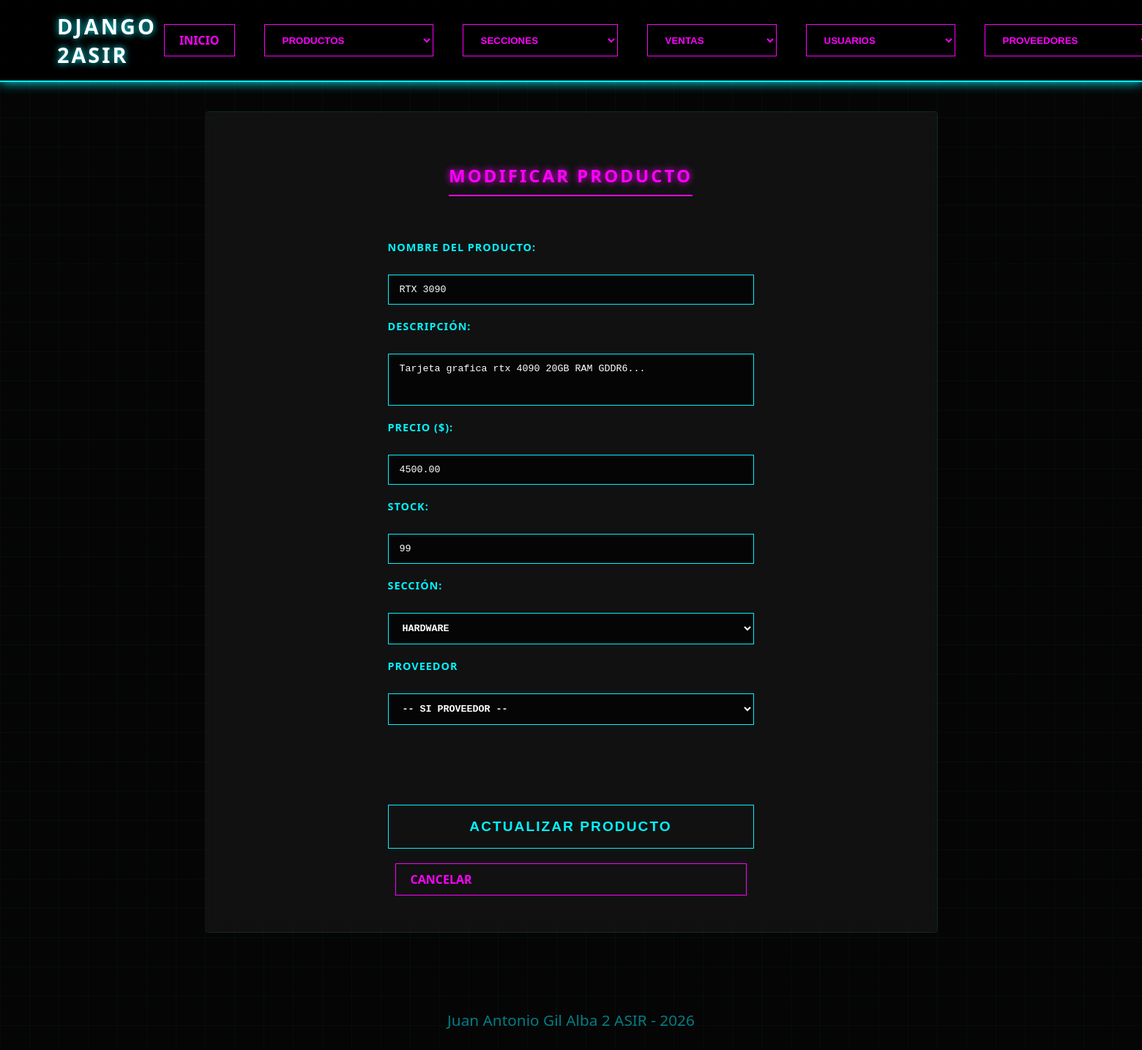
The app's page /productos/modificar?id=1 with its own data.
### apps/productos/models.py (models this page shows, shortened)
class Producto(models.Model):
    nombre = models.CharField(max_length=100)
    descripcion = models.TextField(blank=True, null=True)
    precio = models.DecimalField(max_digits=10, decimal_places=2)
    stock = models.IntegerField(default=0)
    seccion = models.ForeignKey('secciones.Seccion', on_delete=models.SET_NULL, null=True, blank=True)
    proveedor = models.ForeignKey(
        Proveedor,
        on_delete=models.SET_NULL,
        null=True,
        blank=True,
        related_name='productos'
    )
    class Meta:
        verbose_name = "Producto"
        verbose_name_plural = "Productos"

### apps/secciones/models.py (models this page shows, shortened)
class Seccion(models.Model):
    nombre = models.CharField(max_length=100, unique=True)
    descripcion = models.TextField(blank=True, null=True)

### apps/productos/views.py (the view, shortened to what this page needs)
# urls.py: path('productos/modificar', productos_modificar_views, name='productos_modificar'),
def productos_modificar_views(request):
    producto_id = request.GET.get('id') or request.POST.get('id')
    if not producto_id:
        return redirect('productos_url')
    producto = get_object_or_404(Producto, id=producto_id)
    secciones = Seccion.objects.all().order_by('nombre')
    proveedores = Proveedor.objects.all().order_by('nombre')
    datos = {
        'producto': producto,
        'secciones': secciones,
        'proveedores': proveedores,
    }
    return render(request, 'productos/modificar.html', datos)

### proyecto/templates/productos/modificar.html (shortened to what this page needs)
{% extends "index.html" %}
{% load static %}
{% block extra_css %}
    <link rel="stylesheet" href="{% static 'css/alta.css' %}">
{% endblock %}
{% block contenido %}
    <h2>Modificar Producto</h2>
    <form method="post">
        <label for="nombre">Nombre del producto:</label>
        <input type="text" id="nombre" name="nombre" value="{{ producto.nombre }}" required>
        <label for="descripcion">Descripción:</label>
        <textarea id="descripcion" name="descripcion" rows="3" required>{{ producto.descripcion }}</textarea>
        <label for="precio">Precio ($):</label>
        <input type="number" id="precio" name="precio" step="0.01" value="{{ producto.precio }}" required>
        <label for="stock">Stock:</label>
        <input type="number" id="stock" name="stock" value="{{ producto.stock }}" required>
        <label for="seccion">Sección:</label>
        <select id="seccion" name="seccion">
            {% for seccion in secciones %}
                <option value="{{ seccion.id }}" {% if producto.seccion_id == seccion.id %}selected{% endif %}>
                    {{ seccion.nombre }}
                </option>
            {% endfor %}
        </select>
        <label for="proveedor">Proveedor</label>
        <select id="proveedor" name="proveedor">
	    <option value="">-- Si proveedor --</option>
        </select>
        <br><br>
        <button type="submit" class="neon-btn">Actualizar Producto</button>
        <a href="{% url 'productos_url' %}" class="neon-link">Cancelar</a>
    </form>
{% endblock %}

### static/css/style.css (style rules this page uses)
:root { --bg-dark: #050505; --neon-cyan: #00f3ff; --neon-pink: #ff00ff; --text-color: #e0e0e0; --glass: rgba(255, 255, 255, 0.05); }
body { background-color: var(--bg-dark); color: var(--text-color); font-family: 'Segoe UI', Arial, sans-serif; margin: 0; background-image: linear-gradient(rgba(0, 243, 255, 0.03) 1px, transparent 1px), linear-gradient(90deg, rgba(0, 243, 255, 0.03) 1px, transparent 1px); background-size: 40px 40px; }
button, select { background: transparent; border: 1px solid var(--neon-pink); color: var(--neon-pink); padding: 8px 20px; cursor: pointer; text-transform: uppercase; font-weight: bold; transition: 0.3s all ease; }
option { background: rgba(0, 0, 0, 0.9); }
.neon-link { text-decoration: none; color: var(--neon-pink); border: 1px solid var(--neon-pink); padding: 10px 20px; margin: 0 10px; text-transform: uppercase; font-weight: bold; transition: 0.3s all ease; display: inline-block; }
.neon-btn { background: transparent; border: 1px solid var(--neon-cyan); color: var(--neon-cyan); padding: 10px 20px; cursor: pointer; text-transform: uppercase; font-weight: bold; transition: 0.3s; }
select option { background-color: #050505; color: var(--neon-pink); }

### static/css/alta.css (style rules this page uses)
h2 { color: var(--neon-pink); text-transform: uppercase; letter-spacing: 3px; border-bottom: 2px solid var(--neon-pink); display: inline-block; padding-bottom: 10px; margin-bottom: 40px; text-shadow: 0 0 10px var(--neon-pink); }
form { display: grid; grid-template-columns: 1fr; gap: 20px; width: 100%; max-width: 500px; margin: 0 auto; text-align: left; animation: fadeIn 0.8s ease-out; }
label { display: block; color: var(--neon-cyan); font-weight: bold; text-transform: uppercase; font-size: 0.9rem; margin-bottom: 8px; letter-spacing: 1px; }
form input, form input[type="number"], form textarea, form select { width: 100%; padding: 12px 15px; background: rgba(0, 0, 0, 0.7); border: 1px solid var(--neon-cyan); color: #fff; font-family: 'Courier New', Courier, monospace; border-radius: 0; transition: 0.3s all ease; box-sizing: border-box; }
form textarea { resize: none; }
form .neon-btn { margin-top: 25px; padding: 18px; font-size: 1.2rem; width: 100%; letter-spacing: 2px; cursor: pointer; }

### records on screen
Producto: nombre "RTX 3090", descripcion "Tarjeta grafica rtx 4090 20GB RAM GDDR6...", precio "4500.00", stock "99", seccion "Hardware"
